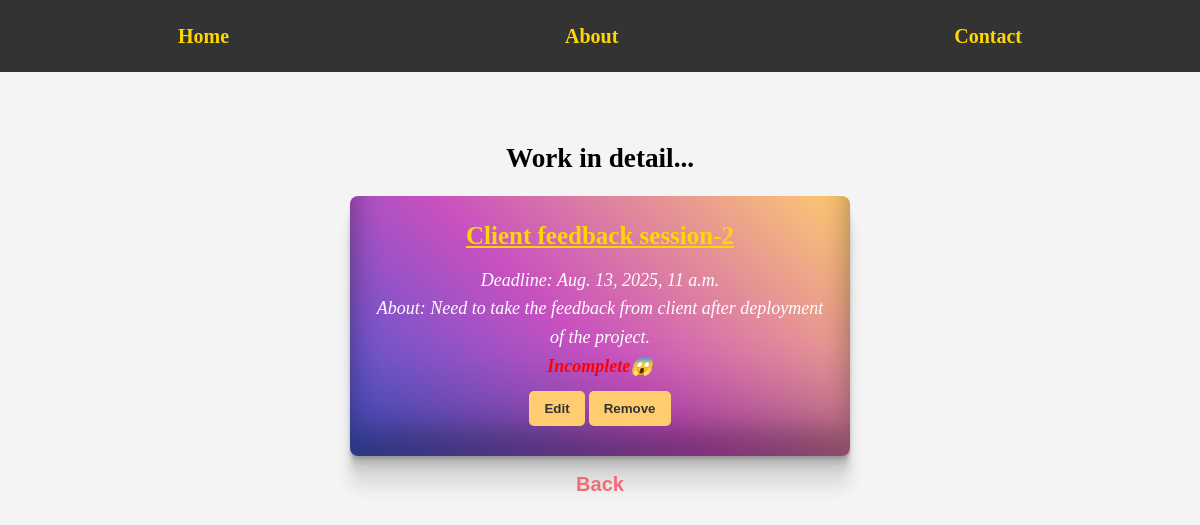
Screenshot of /task/18 with the database file from the repository.
### task/models.py (models this page shows, shortened)
class Task(models.Model):
    title = models.CharField(max_length=100)
    deadline = models.DateTimeField()
    about = models.TextField()
    status = models.BooleanField(default=False)
    created = models.DateTimeField(auto_now_add=True)
    updated = models.DateTimeField(auto_now=True)

### task/views.py (the view)
# urls.py: path("task/<int:id>", views.task_detail, name='task-detail'),  # Retrieve one
def task_detail(request, id):
    try:
        task = Task.objects.get(id = id)
    except Task.DoesNotExist:
        return redirect('task-list')
    context = {
        'title':'Task Detail',
        'task':task,
    }
    return render(request, 'task_detail.html', context)

### task/templates/task_detail.html
{% extends 'base.html' %}
{% load static %}
{% block style %}
    <link rel="stylesheet" href="{% static 'css/task_detail.css' %}">
{% endblock style %}
{% block content %}
    <h1>Work in detail...</h1>
    <div>
        <h3>{{ task.title }}</h3>
        <p>Deadline: {{ task.deadline }}</p>
        <p>About: {{ task.about }}</p>
        {% if not task.status %}
            <p class="incomplete">Incomplete😱</p>
        {% else %}
            <p class="complete">Completed🎉</p>
        {% endif %}
        <button><a href="{% url 'edit-task' task.id %}">Edit</a></button>
        <button><a href="{% url 'remove-task' task.id %}">Remove</a></button>
    </div>
    <button id="backButton">
        <a href="{% url 'task-list' %}">Back</a>
    </button>
{% endblock content %}

### static/css/style.css (style rules this page uses)
* { margin: 0; padding: 0; box-sizing: border-box; }
h1 { font-size: 1.7rem; }

### task/static/css/task_detail.css (style rules this page uses)
#main > div { margin: 15px auto; width: 500px; padding: 20px; border-radius: 0.5rem; background-color: #4158D0; background-image: linear-gradient(43deg, #4158D0 0%, #C850C0 46%, #FFCC70 100%); box-shadow: rgba(0, 0, 0, 0.17) 0px -23px 25px 0px inset, rgba(0, 0, 0, 0.15) 0px -36px 30px 0px inset, rgba(0, 0, 0, 0.1) 0px -79px 40px 0px inset, rgba(0, 0, 0, 0.06) 0px 2px 1px, rgba(0, 0, 0, 0.09) 0px 4px 2px, rgba(0, 0, 0, 0.09) 0px 8px 4px, rgba(0, 0, 0, 0.09) 0px 16px 8px, rgba(0, 0, 0, 0.09) 0px 32px 16px; }
#main > div > h3 { font-size: 25px; text-decoration: underline; color: #FFD700; margin-bottom: 10px; }
#main > div > p { font-size: 18px; color: #fff; font-style: italic; }
#main > button#backButton { font-size: 20px; border: none; background: none; font-weight: 600; }
#main > button#backButton::before { margin-left: auto; }
#main > button#backButton::after, #main > button#backButton::before { content: ''; width: 0%; height: 2px; background: #f44336; display: block; transition: 0.5s; }
#main > button#backButton > a { text-decoration: none; color: #f16b78; }
#main > div > p.incomplete { color: red; font-weight: bolder; }
#main > div > button { background-color: #FFCC70; border: none; padding: 5px 15px; border-radius: 5px; margin: 10px 0px; cursor: pointer; text-align: center; display: inline-block; color: #333; font-weight: bold; transition: background-color 0.3s ease, transform 0.2s ease, box-shadow 0.2s ease; }
#main > div > button a { color: #333; text-decoration: none; display: block; width: 100%; height: 100%; line-height: 25px; }

### rows the page displays
Task: title "Client feedback session-2", deadline "Aug. 13, 2025, 11 a.m.", about "Need to take the feedback from client after deployment of the project."
